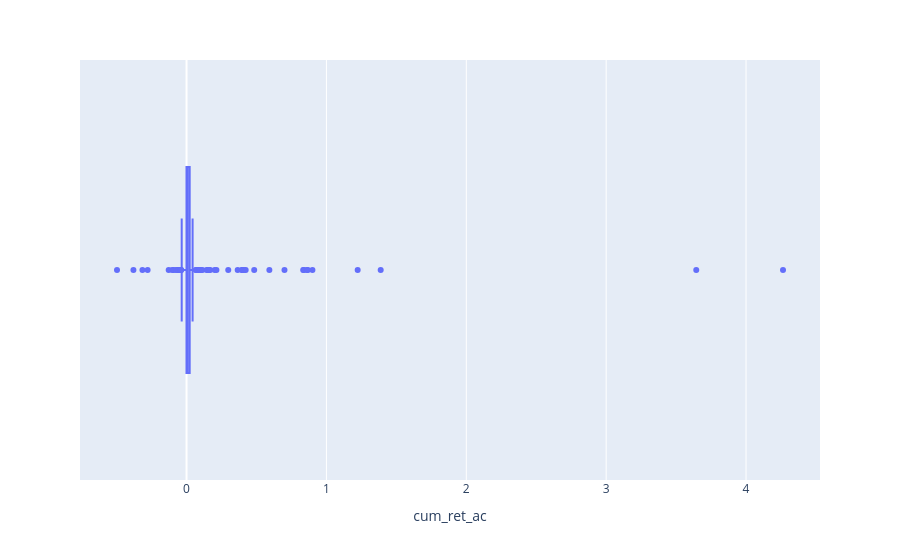

The notebook cell saved with this chart:
### Code cell
px.box(performance_df[performance_df<35],'cum_ret_ac')

### Figure 1 — Plotly figure (JSON) as saved in the notebook; plotly's stock layout.template omitted (floating-point values rounded to 4 significant figures; data arrays with more than 128 entries replaced by an {"elided": "..."} marker saying what was removed)
{"data": [{"alignmentgroup": "True", "hovertemplate": "cum_ret_ac=%{x}<extra></extra>", "legendgroup": "", "marker": {"color": "#636efa"}, "name": "", "notched": false, "offsetgroup": "", "orientation": "h", "showlegend": false, "type": "box", "x": {"elided": "150 float values"}, "x0": " ", "xaxis": "x", "y0": " ", "yaxis": "y"}], "layout": {"autosize": true, "boxmode": "group", "legend": {"tracegroupgap": 0}, "margin": {"t": 60}, "xaxis": {"anchor": "y", "autorange": true, "domain": [0, 1], "range": [-0.7618, 4.529], "title": {"text": "cum_ret_ac"}, "type": "linear"}, "yaxis": {"anchor": "x", "autorange": true, "domain": [0, 1], "range": [-0.5, 0.5], "type": "category"}}}
